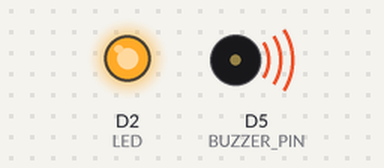
Recording of a sketch running on a simulated ESP8266 (NodeMCU). On the bench: output pins drawn as LEDs (lit = HIGH), buzzer (waves = sounding, pin HIGH). WiFi joins after 1.5 s; servers stay silent unless stated; random numbers use the default seed unless the sketch sets one; no MQTT or app messages arrive unless stated; what the sketch prints to the serial monitor is not drawn.

Above: at 2.1 s.
At 36.1 s:
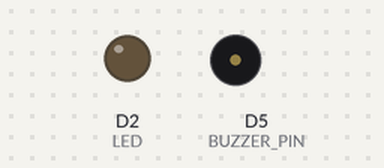
Timing chart, 0 to 37.6 s (numbered marks = the images above):
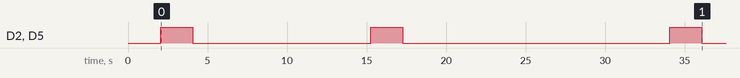

Measured:
- by itself, D2 (LED), D5 (BUZZER_PIN): goes HIGH 2.0 s, LOW 11.2 s, HIGH 2.0 s, LOW 16.8 s, HIGH 2.0 s, then LOW

The sketch:

Final_pub_temp.ino
```cpp
#include <ESP8266WiFi.h>
#include <PubSubClient.h>
#include <WiFiClient.h>
#include "DHT.h"
#include <ThingSpeak.h>

const char *ssid = "ABCD";
const char *password = "123456789";

const char *mqtt_server = "192.168.43.91";
const char * mqtt_topic = "sensor/temp";

DHT dht(D4, DHT11);
#define BUZZER_PIN     D5
#define LED            D2

WiFiClient wific;
PubSubClient client(wific);

long channel_no = 2388610;
const char *APIkey = "4A9WPGDKQZISBK1L";

// void setup_wifi()
// {
//   delay(10);
//   Serial.println();
//   Serial.print("Connecting to ");
//   Serial.println(ssid);
//   WiFi.mode(WIFI_STA);
//   WiFi.begin(ssid, password);

//   while(WiFi.status() != WL_CONNECTED)
//   {
//     delay(500);
//     Serial.print(".");
//   }
//   Serial.println();
//   Serial.println("WiFi is connected successfully.....!");
//   Serial.println(WiFi.localIP());
// }

void reconnect()
{
  while(!client.connected())
  {
    Serial.println("Attempting MQTT connection...");
    if(client.connect("ESP8266Client"))
    {
      Serial.println("Successfully connected MQTT broker......");
    }

    else
    {
      Serial.print("failed, rc=");
      Serial.print(client.state());
      Serial.println(" try again in 5 seconds");
      // Wait 5 seconds before retrying
      delay(5000);
    }
  }
}


void setup() {
  // put your setup code here, to run once:
  dht.begin();
  pinMode(BUZZER_PIN, OUTPUT);
  pinMode(LED, OUTPUT);
  Serial.begin(115200);
  Serial.flush();
  WiFi.mode(WIFI_STA);
  WiFi.begin(ssid, password);
  Serial.println("Connecting to WiFi");

    while(WiFi.status() != WL_CONNECTED)
    {
        delay(1000);
        Serial.print(".");
    }
    Serial.println("WiFi connected successfully-------------");
  //setup_wifi();
  ThingSpeak.begin(wific);
  client.setServer(mqtt_server, 1883);
  //client.setCallback(callback);
  Serial.println("MQTT connected successfully--------------");
}

void loop() {
  // put your main code here, to run repeatedly:
  if(!client.connected())
  {
    reconnect();
  }
  client.loop();
  // float humi = dht.readHumidity();
  // float temp = dht.readTemperature();
  float humi = rand() % 50;
  float temp = rand()% 50;
  if(isnan(humi) || isnan(temp))
  {
        Serial.println("Failed to read data from DHT sensor");
  }
  Serial.println("Temperature in celcius:  ");
  Serial.print(temp);
  Serial.println();
  Serial.println("Humidity: ");
  Serial.print(humi);
  if(humi > 60.00 || temp > 32.00)
  {
    digitalWrite(BUZZER_PIN, HIGH);
    digitalWrite(LED, HIGH);
    delay(2000);
    digitalWrite(BUZZER_PIN, LOW);
    digitalWrite(LED, LOW);
  }
  digitalWrite(BUZZER_PIN, LOW);
  digitalWrite(LED, LOW);

  ThingSpeak.writeField(channel_no, 1, humi, APIkey);
  ThingSpeak.writeField(channel_no, 2, temp, APIkey);
  String payload = "{\"Humidity\":" + String(humi) + ",\"Temperature\":" + String(temp) + "}";
  client.publish(mqtt_topic, payload.c_str());
  delay(5000);
}
```
